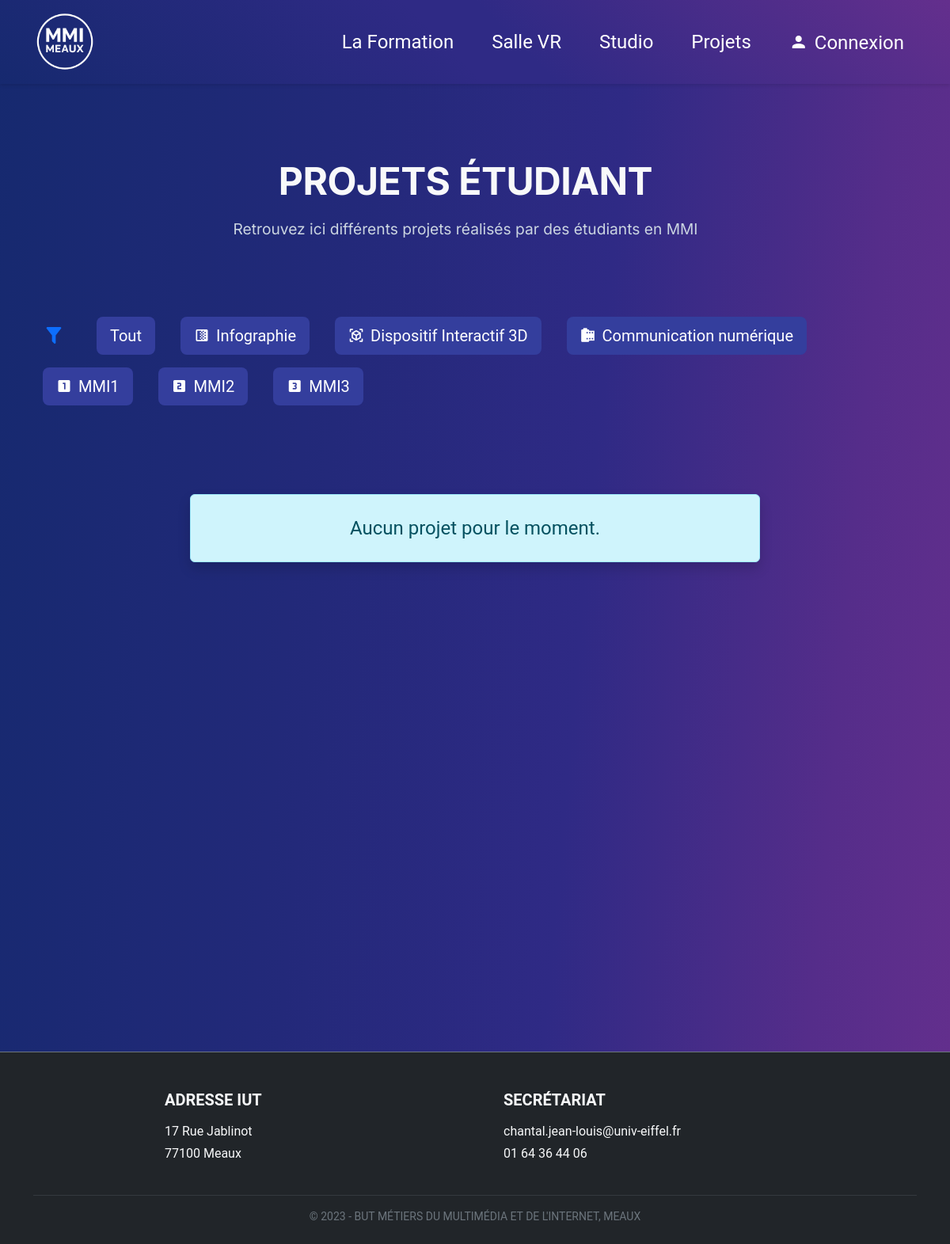
Before: /projets.php?categorie=infographie with the older database file.
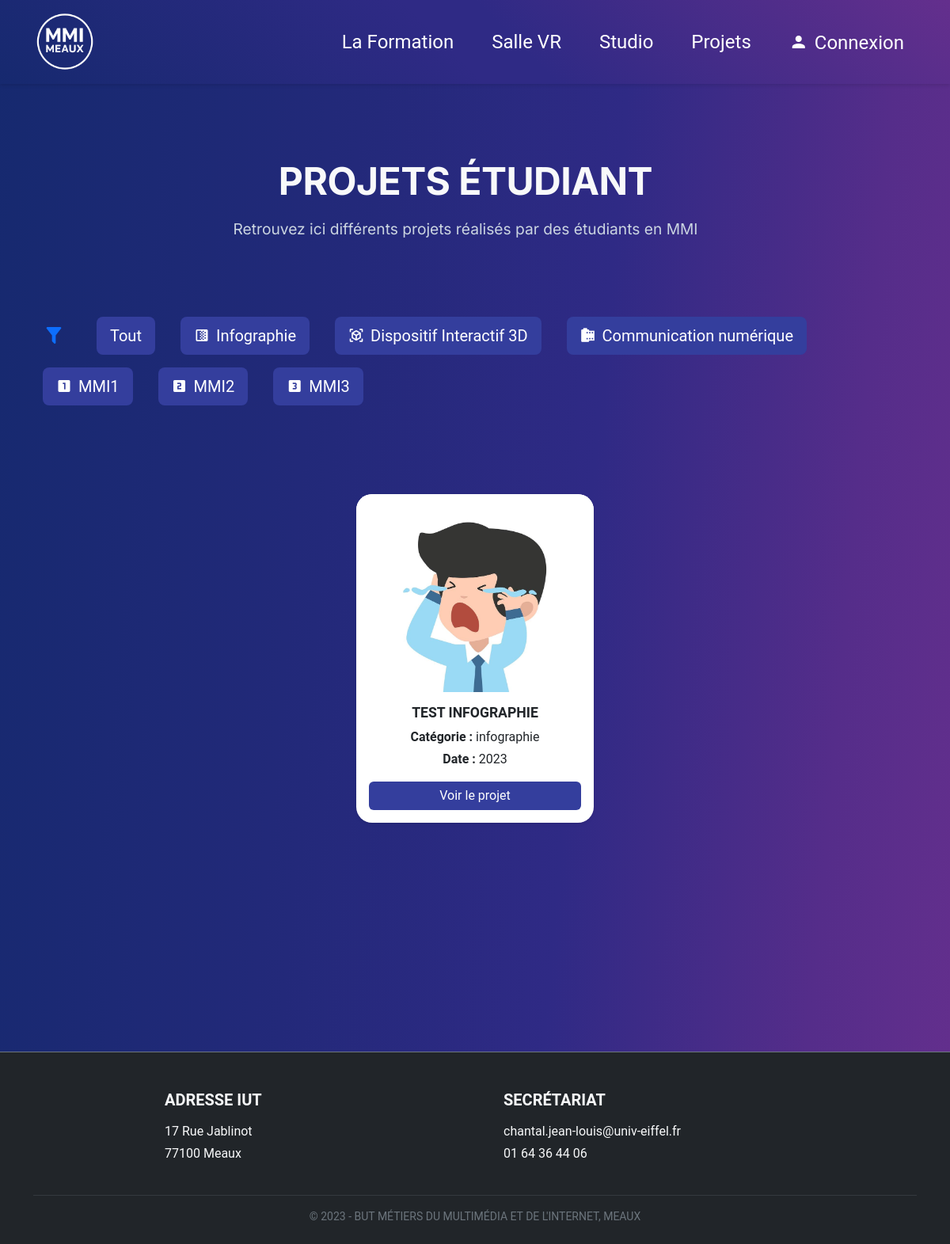
After: the same page with the newer database file.
### tables this page shows
CREATE TABLE `projet` (
  `id` int(11) NOT NULL,
  `nom` varchar(255) NOT NULL,
  `categorie` varchar(255) NOT NULL,
  `image` varchar(255) NOT NULL,
  `description` varchar(255) NOT NULL,
  `date` varchar(255) NOT NULL,
  `auteurs` varchar(255) DEFAULT NULL,
  `video` varchar(255) DEFAULT NULL,
  `promo` varchar(50) DEFAULT NULL,
  `drive` varchar(255) DEFAULT NULL
);

### carte_ui.php (the view, shortened to what this page needs)
<?php
require_once "dbconnect.php";
$categorie_filtre = isset($_GET['categorie']) ? trim($_GET['categorie']) : '';
$conditions = [];
$params = [];
if ($categorie_filtre) {
    $conditions[] = 'categorie = :categorie';
    $params[':categorie'] = $categorie_filtre;
}
$sql = "SELECT * FROM projet";
if (!empty($conditions)) {
    $sql .= " WHERE " . implode(" AND ", $conditions);
}
$sql .= " ORDER BY date DESC";
$stmt = $db->prepare($sql);
$stmt->execute($params);
$projets = $stmt->fetchAll(PDO::FETCH_ASSOC);
?>
<!DOCTYPE html>
<html lang="fr">
<head>
  <link href="https://cdn.jsdelivr.net/npm/bootstrap@5.3.6/dist/css/bootstrap.min.css" rel="stylesheet" />
  <link href="https://cdn.jsdelivr.net/npm/@mdi/font/css/materialdesignicons.min.css" rel="stylesheet" />
  <link href="css/carte_ui.css" rel="stylesheet"/>
</head>
<body>
<div class="container py-5 min-vh-100 d-flex align-items-start ">
  <div class="w-100 ">
    <?php if (empty($projets)) : ?>
      <div class="row justify-content-center">
        <div class="col-12 col-md-8 text-center">
          <div class="alert alert-info fs-4 py-4 mt-5 shadow" role="alert">
            Aucun projet pour le moment.
          </div>
        </div>
      </div>
    <?php else : ?>
      <div class="row justify-content-center g-4 mt-4">
        <?php foreach ($projets as $projet) : ?>
          <div class="col-md-6 col-lg-4">
            <div class="card project-card shadow-sm h-100 border-0">
              <?php if (!empty($projet['image']) && file_exists($projet['image'])) : ?>
                <img src="<?= htmlspecialchars($projet['image']) ?>" alt="Image du projet" class="project-image">
              <?php else : ?>
                <img src="ressource/default.png" alt="Image par défaut" class="project-image">
              <?php endif; ?>
              <div class="card-body d-flex flex-column text-center">
                <h5 class="card-title fw-bold text-uppercase"><?= htmlspecialchars($projet['nom']) ?></h5>
                <p class="mb-1"><strong>Catégorie :</strong> <?= htmlspecialchars($projet['categorie']) ?></p>
                <p><strong>Date :</strong> <?= htmlspecialchars($projet['date']) ?></p>
                <a href="affichage_projet.php?id=<?= urlencode($projet['id']) ?>" class="btn btn-projet w-100 mt-auto">
                Voir le projet
              </a>
              </div>
            </div>
          </div>
        <?php endforeach; ?>
      </div>
    <?php endif; ?>
  </div>
</div>
</body>
</html>

### ajout_projet.php (shortened to what this page needs)
<!DOCTYPE html>
<html lang="fr">
<head>
    <link href="https://cdn.jsdelivr.net/npm/bootstrap@5.3.6/dist/css/bootstrap.min.css" rel="stylesheet" />
</head>
<body>
</body>
</html>

### projets.php (shortened to what this page needs)
<?php
require_once "ajout_projet.php";
require_once "auth.php";
?>
<html lang="fr">
<head>
  <link href="https://cdn.jsdelivr.net/npm/bootstrap@5.3.6/dist/css/bootstrap.min.css" rel="stylesheet" />
  <link href="https://cdn.jsdelivr.net/npm/@mdi/font@7.4.47/css/materialdesignicons.min.css" rel="stylesheet" />
  <link rel="stylesheet" href="css/projets.css" />
  <link rel="stylesheet" href="css/navbarbs.css" />
  <link rel="stylesheet" href="css/btn.css" />
  <link href="css/carte_projet.css" rel="stylesheet" />
</head>
<body class="bg-eiffel">
  <header>
    <?php include "navbarbs.php"; ?>
  </header>
  <div class="container pt-2 mt-5">
    <div class="row col-12 text-center text-light mb-3 mt-5">
      <h1 class="main-title">PROJETS ÉTUDIANT</h1>
      <p class="subtitle">Retrouvez ici différents projets réalisés par des étudiants en MMI</p>
    </div>
    <ul class="container list-unstyled mt-5 pt-5 d-flex flex-wrap gap-3 align-items-center">
      <li class="me-3">
        <span class="mdi mdi-filter text-primary fs-3 me-2"></span>
      </li>
      <li class="me-3">
        <a href="projets.php" class="btn butn btn-lg">Tout</a>
      </li>
      <li class="me-3">
        <a href="projets.php?categorie=infographie" class="btn butn btn-lg">
          <span class="mdi mdi-gradient-horizontal me-2"></span>Infographie
        </a>
      </li>
      <li class="me-3">
        <a href="projets.php?categorie=3d" class="btn btn-lg butn">
          <span class="mdi mdi-cube-scan me-2"></span>Dispositif Interactif 3D
        </a>
      </li>
      <li class="me-3">
        <a href="projets.php?categorie=Communication numérique" class="btn btn-lg butn">
          <span class="mdi mdi-film me-2"></span>Communication numérique
        </a>
      </li>
      <li class="me-3">
        <a href="projets.php?promo=MMI1" class="btn btn-lg butn">
          <span class="mdi mdi-numeric-1-box me-2"></span>MMI1
        </a>
      </li>
      <li class="me-3">
        <a href="projets.php?promo=MMI2" class="btn btn-lg butn">
          <span class="mdi mdi-numeric-2-box me-2"></span>MMI2
        </a>
      </li>
      <li class="me-3">
        <a href="projets.php?promo=MMI3" class="btn btn-lg butn">
          <span class="mdi mdi-numeric-3-box me-2"></span>MMI3
        </a>
      </li>
    </ul>
      <?php include "carte_ui.php"; ?>
    </div>
  <?php include "footer.php"; ?>
</body>
</html>

### navbarbs.php (shortened to what this page needs)
<?php
require_once "auth.php";
?>
<div class="container mt-5">
  <nav class="navbar navbar-expand-lg navbar-light navbar-custom fixed-top">
    <div class="container">
      <a class="navbar-brand" href="index.php">
        <img src="ressource/images/logommi_2025.png" alt="logo de l'Université Gustave Eiffel" />
      </a>
      <div class="collapse navbar-collapse justify-content-end" id="navbarContent">
        <ul class="navbar-nav gap-3">
          <li class="nav-item">
            <a class="nav-link-custom text-white fs-4" href="formation.php">La Formation</a>
          </li>
          <li class="nav-item">
            <a class="nav-link-custom text-white fs-4" href="salleVR.php">Salle VR</a>
          </li>
          <li class="nav-item">
            <a class="nav-link-custom text-white fs-4" href="studio.php">Studio</a>
          </li>
          <li class="nav-item">
            <a class="nav-link-custom text-white fs-4" href="projets.php">Projets</a>
          </li>
          <?php if (isset($pseudo)): ?>
            <li class="nav-item">
              <a class="nav-link-custom text-white fs-4" href="deconnexion.php">
                <span class="mdi mdi-logout me-2 text-danger"></span>
                Mon compte (<?= htmlspecialchars($pseudo) ?>)
              </a>
            </li>
          <?php else: ?>
            <li class="nav-item">
              <a class="nav-link-custom text-white fs-4" href="connexion.php">
                <span class="mdi mdi-account me-2"></span>Connexion
              </a>
            </li>
          <?php endif; ?>
        </ul>
      </div>
    </div>
  </nav>
</div>

### footer.php
<footer class="text-light pt-5 bg-dark pb-4 mt-auto border-top border-secondary">
  <div class="container text-center text-md-start">
    <div class="row justify-content-center gap-5">
      <div class="col-md-5 col-lg-4 mb-4">
        <h5 class="text-uppercase fw-bold mb-3">Adresse IUT</h5>
        <p class="mb-1 ">17 Rue Jablinot</p>
        <p class="mb-0">77100 Meaux</p>
      </div>
      <div class="col-md-5 col-lg-4 mb-4">
        <h5 class="text-uppercase fw-bold mb-3">Secrétariat</h5>
        <p class="mb-1">chantal.jean-louis@univ-eiffel.fr</p>
        <p class="mb-0">01 64 36 44 06</p>
      </div>
    </div>
    <hr class="border-secondary my-3">
    <div class="text-center small text-secondary">
      © 2023 - BUT MÉTIERS DU MULTIMÉDIA ET DE L'INTERNET, MEAUX
    </div>
  </div>
</footer>

### css/projets.css (style rules this page uses)
html, body { height: 100%; margin: 0; display: flex; flex-direction: column; font-family: 'Inter', sans-serif; }
.bg-eiffel { background: linear-gradient(95deg, rgb(22, 41, 111) 0%, rgb(35, 41, 122) 35%, rgb(47, 42, 133) 60%, rgb(85, 45, 138) 85%, rgb(100, 47, 141) 100%); background-repeat: no-repeat; background-attachment: fixed; background-size: cover; color: white; font-family: 'Roboto', sans-serif; }
.main-title { font-family: 'Inter', 'Helvetica Neue', sans-serif; font-weight: 700; font-size: 3rem; letter-spacing: -0.5px; margin-bottom: 1rem; }
.subtitle { font-family: 'Inter', 'Helvetica Neue', sans-serif; font-weight: 400; font-size: 1.2rem; color: #cbd5e1; max-width: 600px; margin: 0 auto; line-height: 1.6; }

### css/navbarbs.css (style rules this page uses)
.navbar-custom { background: linear-gradient(45deg, rgb(22, 41, 111) 0%, rgb(47, 42, 133) 47%, rgb(47, 42, 133) 54%, rgb(100, 47, 141) 100%); padding: 0.75rem 1rem; box-shadow: 0 2px 4px rgba(0, 0, 0, 0.1); }
.navbar-brand img { max-height: 80px; height: auto; width: auto; }
.nav-link-custom { margin-left: 1rem; margin-right: 1rem; white-space: nowrap; transition: color 0.3s ease; text-decoration: none; color: white; }

### css/btn.css (style rules this page uses)
.butn { background-color: #343e9d !important; color: white !important; border: none; }

### css/carte_projet.css (style rules this page uses)
.project-card { max-width: 300px; margin: auto; border-radius: 12px; box-shadow: 0 4px 8px rgba(0,0,0,0.1); }
.project-image { height: 160px; object-fit: cover; border-top-left-radius: 12px; border-top-right-radius: 12px; }
.card-body { padding: 1rem; }
.card-title { font-size: 1.1rem; }

### css/carte_ui.css (style rules this page uses)
body { background: linear-gradient(95deg, rgb(22, 41, 111) 0%, rgb(47, 42, 133) 47%, rgb(47, 42, 133) 54%, rgb(100, 47, 141) 100%); min-height: 100vh; padding-top: 3rem; }
.project-card { border-radius: 1.25rem; overflow: hidden; transition: transform 0.3s ease, box-shadow 0.3s ease; background-color: white; }
.project-image { height: 250px; width: 100%; object-fit: cover; transition: transform 0.4s ease; }
.btn-projet { background-color: #343e9d; color: white; border: none; }

Changed rows visible on the page:
added projet: image (picture), nom "TEST INFOGRAPHIE", categorie "infographie", date "2023"
Other visible differences:
text no longer shown: "Aucun projet pour le moment."
